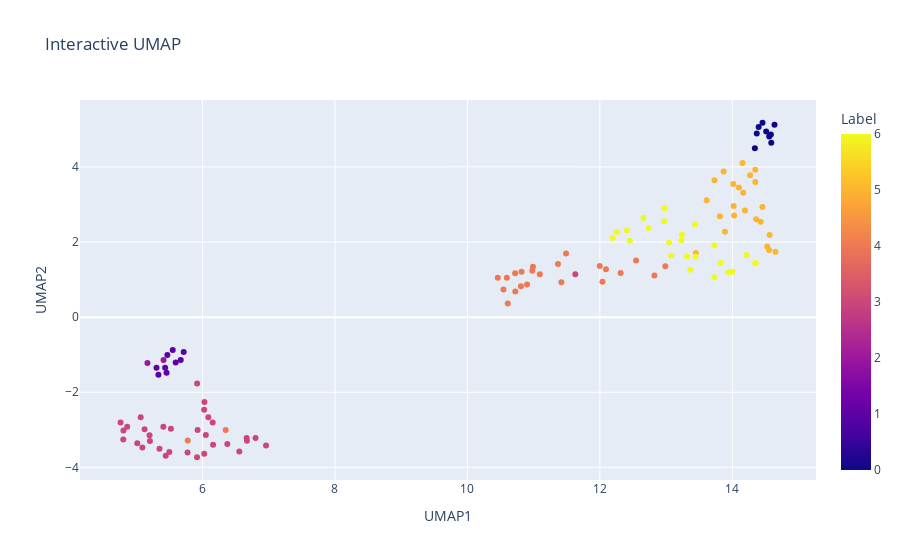

The code cell stored with this chart in its notebook:
### Code cell
# UMAP interactive plot

reducer = umap.UMAP(n_components=2)
umap_result = reducer.fit_transform(X_scaled_imputed)
umap_df = pd.DataFrame({
    "UMAP1": umap_result[:, 0],
    "UMAP2": umap_result[:, 1],
    "Label": labels
})
fig_umap = px.scatter(umap_df, x="UMAP1", y="UMAP2", color="Label", hover_name="Label", title="Interactive UMAP")
fig_umap.show()
